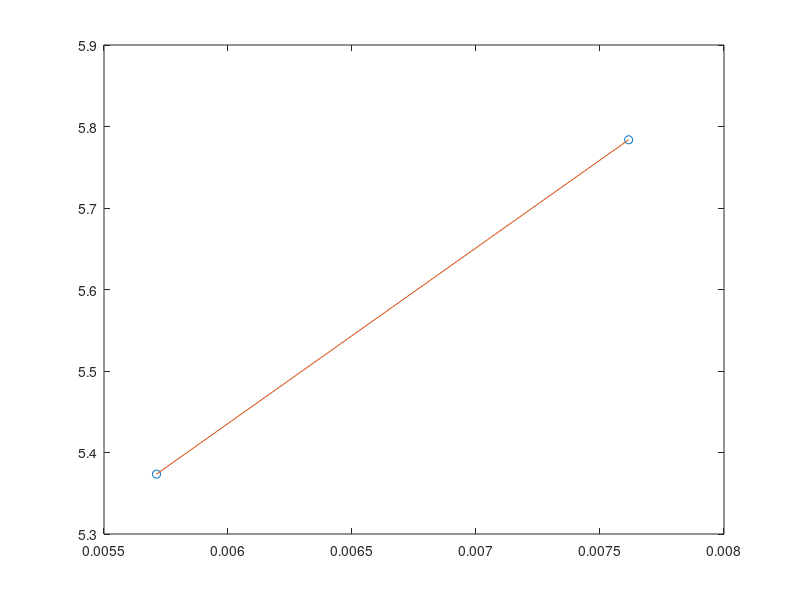

The MATLAB source for this figure:
NMD.x0.LJ.eps = 1.67E-21;              
NMD.x0.LJ.sigma = 3.4E-10;
NMD.x0.LJ.mass = 6.6326E-26;
NMD.x0.LJ.tau = sqrt((NMD.x0.LJ.mass*(NMD.x0.LJ.sigma)^2)/NMD.x0.LJ.eps);
kb = 1.3806E-23; 

%12p
%K=[0.1380,0.1805,0.1954];
%L=[75.0348,112.5522,150.0696];

%K=[0.1805,0.1954];
%L=[112.5522,150.0696];


%14p
K=[0.1729,0.1861];
L=[131.3109,175.0812]

p = polyfit(1./L,1./K,1)

plot(1./L,1./K,'o');
hold
plot(1./L, p(1)*1./L+p(2))

Kfit =  p(1) * 1./L + p(2);
Kresid = 1./K - Kfit;
SSresid = sum(Kresid.^2);
SStotal = (length(1./K)-1) * var(1./K);
rsq = 1 - SSresid/SStotal

1./p(2)